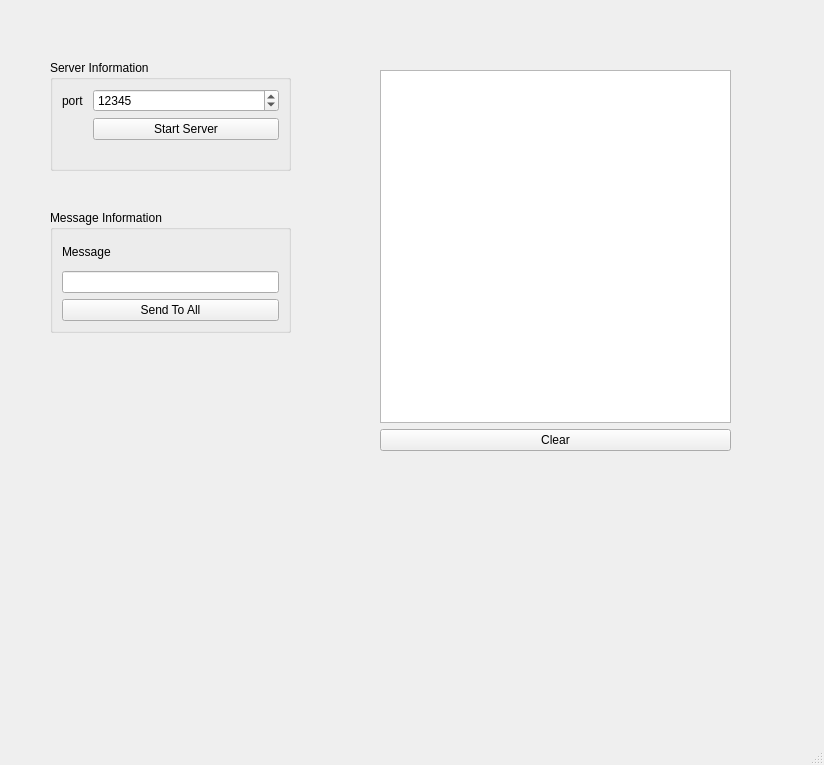
<?xml version="1.0" encoding="UTF-8"?>
<ui version="4.0">
 <class>MainWindow</class>
 <widget class="QMainWindow" name="MainWindow">
  <property name="geometry">
   <rect>
    <x>0</x>
    <y>0</y>
    <width>824</width>
    <height>765</height>
   </rect>
  </property>
  <property name="windowTitle">
   <string>MainWindow</string>
  </property>
  <widget class="QWidget" name="centralwidget">
   <widget class="QGroupBox" name="groupBox">
    <property name="geometry">
     <rect>
      <x>50</x>
      <y>60</y>
      <width>241</width>
      <height>111</height>
     </rect>
    </property>
    <property name="title">
     <string>Server Information</string>
    </property>
    <layout class="QFormLayout" name="formLayout">
     <item row="0" column="0">
      <widget class="QLabel" name="label">
       <property name="text">
        <string>port</string>
       </property>
      </widget>
     </item>
     <item row="0" column="1">
      <widget class="QSpinBox" name="spnServerPort">
       <property name="minimum">
        <number>1024</number>
       </property>
       <property name="maximum">
        <number>65535</number>
       </property>
       <property name="value">
        <number>12345</number>
       </property>
      </widget>
     </item>
     <item row="1" column="1">
      <widget class="QPushButton" name="btnStartServer">
       <property name="text">
        <string>Start Server</string>
       </property>
      </widget>
     </item>
     <item row="1" column="0">
      <widget class="QLabel" name="lblConnectionStatus">
       <property name="minimumSize">
        <size>
         <width>25</width>
         <height>25</height>
        </size>
       </property>
       <property name="maximumSize">
        <size>
         <width>25</width>
         <height>25</height>
        </size>
       </property>
       <property name="styleSheet">
        <string notr="true">#lblConnectionStatus[state =&quot;0&quot;]{

	background-color: rgb(239, 41, 41);
	
}

#lblConnectionStatus[state =&quot;1&quot;]{

	background-color: rgb(138, 226, 52);
	
}</string>
       </property>
       <property name="text">
        <string/>
       </property>
       <property name="state" stdset="0">
        <string>1</string>
       </property>
      </widget>
     </item>
    </layout>
   </widget>
   <widget class="QGroupBox" name="groupBox_2">
    <property name="geometry">
     <rect>
      <x>50</x>
      <y>210</y>
      <width>241</width>
      <height>123</height>
     </rect>
    </property>
    <property name="title">
     <string>Message Information</string>
    </property>
    <layout class="QVBoxLayout" name="verticalLayout_2">
     <item>
      <widget class="QLabel" name="label_2">
       <property name="text">
        <string>Message</string>
       </property>
      </widget>
     </item>
     <item>
      <widget class="QLineEdit" name="InMessage"/>
     </item>
     <item>
      <widget class="QPushButton" name="btnSendToAll">
       <property name="text">
        <string>Send To All</string>
       </property>
      </widget>
     </item>
    </layout>
   </widget>
   <widget class="QLabel" name="ledImageLabel">
    <property name="geometry">
     <rect>
      <x>20</x>
      <y>380</y>
      <width>341</width>
      <height>341</height>
     </rect>
    </property>
    <property name="text">
     <string/>
    </property>
   </widget>
   <widget class="QWidget" name="layoutWidget">
    <property name="geometry">
     <rect>
      <x>380</x>
      <y>70</y>
      <width>351</width>
      <height>381</height>
     </rect>
    </property>
    <layout class="QVBoxLayout" name="verticalLayout">
     <item>
      <widget class="QListWidget" name="lstConsole"/>
     </item>
     <item>
      <widget class="QPushButton" name="pushButton">
       <property name="text">
        <string>Clear</string>
       </property>
      </widget>
     </item>
    </layout>
   </widget>
  </widget>
  <widget class="QMenuBar" name="menubar">
   <property name="geometry">
    <rect>
     <x>0</x>
     <y>0</y>
     <width>824</width>
     <height>22</height>
    </rect>
   </property>
  </widget>
  <widget class="QStatusBar" name="statusbar"/>
 </widget>
 <resources/>
 <connections>
  <connection>
   <sender>pushButton</sender>
   <signal>clicked()</signal>
   <receiver>lstConsole</receiver>
   <slot>clear()</slot>
   <hints>
    <hint type="sourcelabel">
     <x>436</x>
     <y>302</y>
    </hint>
    <hint type="destinationlabel">
     <x>437</x>
     <y>281</y>
    </hint>
   </hints>
  </connection>
 </connections>
</ui>
